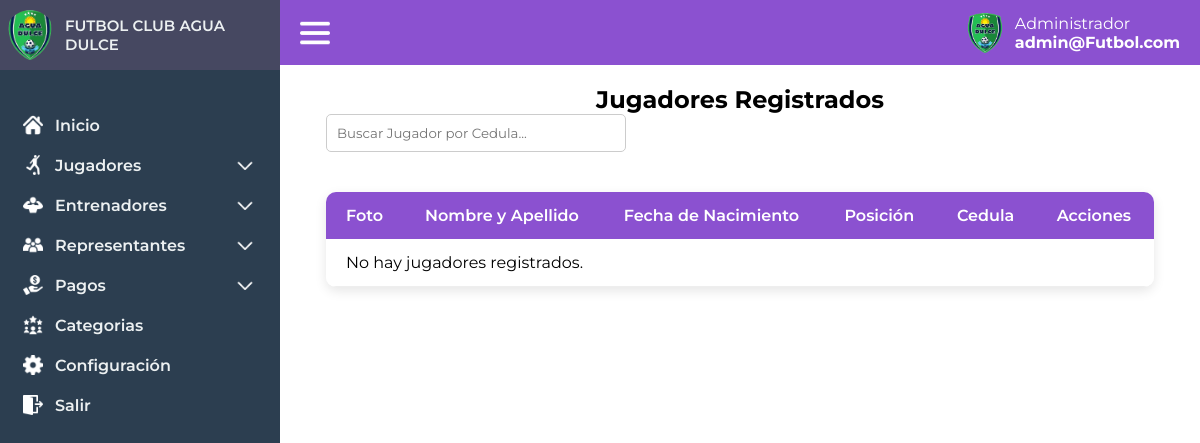
Before: /administrador/listajugadores (signed in) with the older database file.
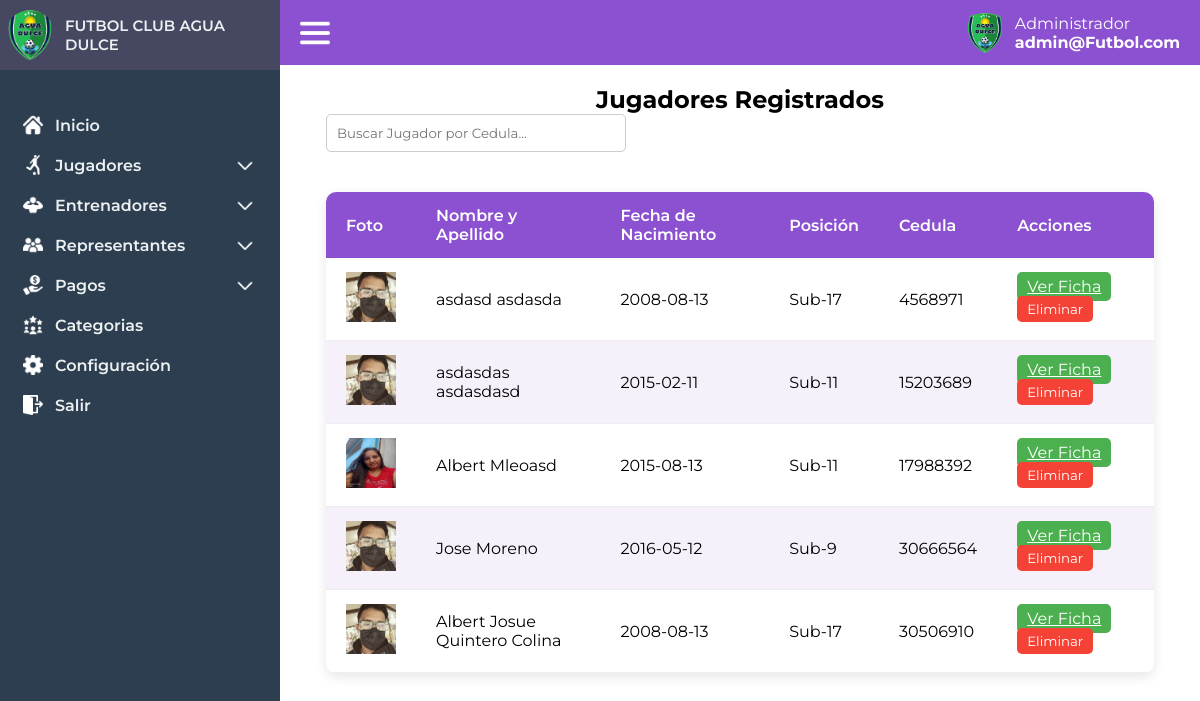
After: the same page with the newer database file.
### tables this page shows
CREATE TABLE `jugadores` (
  `cedula` bigint(20) NOT NULL,
  `nombres` varchar(100) NOT NULL,
  `apellidos` varchar(100) NOT NULL,
  `fecha_nacimiento` date NOT NULL,
  `genero` char(1) NOT NULL CHECK (`genero` in ('M','F')),
  `categoria` varchar(20) NOT NULL,
  `nombre_camiseta` varchar(20) NOT NULL,
  `cedula_representante` bigint(20) NOT NULL,
  `foto` varchar(255) NOT NULL
);

### controlador/vistas.php (called while the page is built, shortened)
<?php
class vistas
{
    function vistan($vista){
        require "vistas/".$vista.".php";
    }
}
?>

### controlador/administrador.php (called while the page is built, shortened)
<?php
require_once "modelo/adminmodel.php";
class administrador extends vistas{
        public function listajugadores(){
            $this->jugadores = adminModel::getAllPlayers();
            $this->vistan('administrador/players_list');
        }
}
?>

### modelo/database.php (called while the page is built, shortened)
<?php
    class Database
    {
        public static function getDatabase(){
            try {
                $db = new PDO("mysql:host=localhost;dbname=futbolclub", "root", "");
                return $db;
            } catch (Exception $e) {
                return false;
            }
        }
    }
    ?>

### modelo/adminmodel.php (called while the page is built, shortened)
<?php
    require_once "database.php";
    class adminModel extends Database
    {
    public static function getAllPlayers() {
        try {
            $stmt = Database::getDatabase()->prepare("SELECT * FROM jugadores ORDER BY apellidos, nombres");
            $stmt->execute();
            return $stmt->fetchAll(PDO::FETCH_ASSOC);
        } catch (PDOException $e) {
            return [];
        }
    }
}
?>

### vistas/administrador/players_list.php (the view, shortened to what this page needs)
<!DOCTYPE html>
<html lang="es">
<head>
    <link rel="stylesheet" href="/FutbolClub/assets/css/index.css">
    <link rel="stylesheet" href="/FutbolClub/assets/css/players.css">
</head>
<body>
    <?php include("vistas/layout/header.php") ?>
    <main class="index-main" id="index-main">
    <?php include('vistas/layout/session.php'); ?>
        <div class="playerlist-container">
            <h2>Jugadores Registrados</h2>
            <div class="playerlist-actions">
                <input type="text" id="search-player" placeholder="Buscar Jugador por Cedula..." onkeyup="filtrarTabla()">
            </div>
            <table class="player-table" id="player-table">
                <thead>
                    <tr>
                        <th>Foto</th>
                        <th>Nombre y Apellido</th>
                        <th>Fecha de Nacimiento</th>
                        <th>Posición</th>
                        <th>Cedula</th>
                        <th>Acciones</th>
                    </tr>
                </thead>
                <tbody id="player-list">
                    <?php
        if (empty($this->jugadores)) {
            echo '<tr><td colspan="6">No hay jugadores registrados.</td></tr>';
        } else {
            foreach ($this->jugadores as $jugador) {
                echo '<tr>';
                echo '<td> <img src="/FutbolClub/' . htmlspecialchars($jugador['foto']) . '" alt="Foto de ' . htmlspecialchars($jugador['nombres']) . '" class="player-list-img"></td>';
                echo '<td>' .htmlspecialchars($jugador['nombres']). ' ' . htmlspecialchars($jugador['apellidos']) . '</td>';
                echo '<td>' . htmlspecialchars($jugador['fecha_nacimiento']) . '</td>';
                echo '<td>' . htmlspecialchars($jugador['categoria']) . '</td>';
                echo '<td>' . htmlspecialchars($jugador['cedula']) . '</td>';
                echo '<td>
                        <a class="edit-button" href="informacionjugador&player=' . htmlspecialchars($jugador['cedula']) . '">Ver Ficha</a>
                        <button class="delete-button" data-cedula="' . htmlspecialchars($jugador['cedula']) . '">Eliminar</button>
                      </td>';
                echo '</tr>';
            }
        }
        ?>
                </tbody>
            </table>
        </div>
    </main>
</body>
</html>

Changed rows visible on the page:
added jugadores: foto (picture), nombres "asdasd", apellidos "asdasda", fecha_nacimiento "2008-08-13", categoria "Sub-17", cedula "4568971"
added jugadores: foto (picture), nombres "asdasdas", apellidos "asdasdasd", fecha_nacimiento "2015-02-11", categoria "Sub-11", cedula "15203689"
added jugadores: foto (picture), nombres "Albert", apellidos "Mleoasd", fecha_nacimiento "2015-08-13", categoria "Sub-11", cedula "17988392"
added jugadores: foto (picture), nombres "Jose", apellidos "Moreno", fecha_nacimiento "2016-05-12", categoria "Sub-9", cedula "30666564"
added jugadores: foto (picture), nombres "Albert Josue", apellidos "Quintero Colina", fecha_nacimiento "2008-08-13", categoria "Sub-17", cedula "30506910"
Other visible differences:
text no longer shown: "No hay jugadores registrados."
